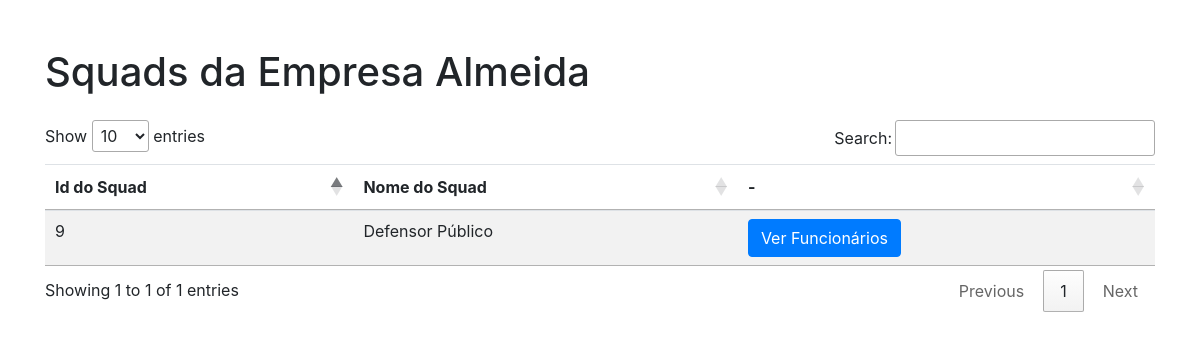
Page /empresa/1/squads/ on the committed database.
### empresa/models.py (models this page shows, shortened)
class Empresa(models.Model):
    nome = models.CharField(
        max_length=50, null=False, blank=False, verbose_name="Nome da Empresa"
    )
    class Meta:
        verbose_name = _("Empresa")
        verbose_name_plural = _("Empresas")

class Squad(models.Model):
    nome = models.CharField(
        max_length=50, null=False, blank=False, verbose_name="Nome do Squad"
    )
    colaboradores = models.ManyToManyField(
        Colaborador, verbose_name=_("Empregados"), related_name="squads"
    )
    empresa = models.ForeignKey(
        Empresa,
        on_delete=models.CASCADE,
        verbose_name=_("Empresa"),
    )
    class Meta:
        verbose_name = _("Squad")
        verbose_name_plural = _("Squads")

### empresa/views.py (the view)
class SquadListView(View):
    def get(self, request, empresa_id):
        squads = Squad.objects.filter(empresa_id=empresa_id)
        empresa = Empresa.objects.get(id=empresa_id)
        context = {"squads": squads, "empresa": empresa}
        return render(request, "squads/lista_squads.html", context=context)

### templates/squads/lista_squads.html (shortened to what this page needs)
{% load static %}
<!DOCTYPE html>
<html lang="en">
<head>
    <link rel="stylesheet" href="https://cdn.jsdelivr.net/npm/bootstrap@4.1.3/dist/css/bootstrap.min.css">
    <link rel="stylesheet" href="https://cdn.datatables.net/1.13.7/css/jquery.dataTables.css" />
</head>
<body>
    <div class="container mt-5">
        <h1 class="mb-4">Squads da Empresa {{ empresa.nome }}</h1>
        <table class="table table-striped table-hover" id='tabela_squads'>
            <thead>
                <tr>
                    <th scope="col">Id do Squad</th>
                    <th scope="col">Nome do Squad</th>
                    <th scope="col">-</th>
                </tr>
            </thead>
            <tbody>
                {% for squad in squads %}
                <tr>
                    <td>{{ squad.id }}</td>
                    <td>{{ squad.nome }}</td>
                    <td>
                        <a href="{% url 'lista_colaboradores' squad.id %}" class="btn btn-primary">Ver Funcionários</a>
                    </td>
                </tr>
                {% empty %}
                    <tr>
                        <td colspan="3">Não há squads disponíveis.</td>
                    </tr>
                {% endfor %}
            </tbody>
        </table>
    </div>
</body>
</html>

### rows in the picture
Empresa: nome "Almeida"
Squad: id "9", nome "Defensor Público"
